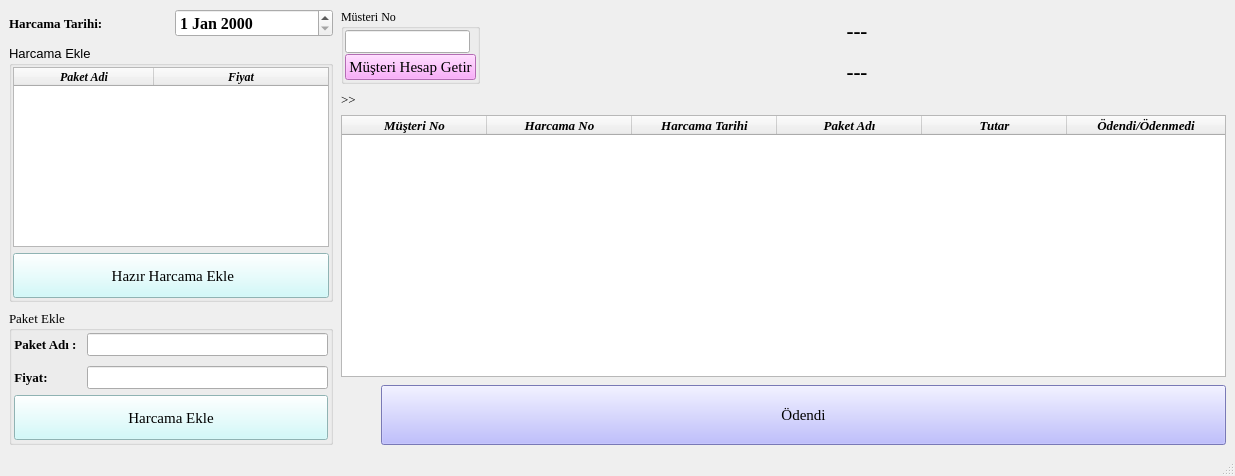
<?xml version="1.0" encoding="UTF-8"?>
<ui version="4.0">
 <class>hesap_MainWindow</class>
 <widget class="QMainWindow" name="hesap_MainWindow">
  <property name="geometry">
   <rect>
    <x>0</x>
    <y>0</y>
    <width>1235</width>
    <height>476</height>
   </rect>
  </property>
  <property name="windowTitle">
   <string>Hesap Ekranı</string>
  </property>
  <widget class="QWidget" name="centralwidget">
   <layout class="QGridLayout" name="gridLayout_5">
    <item row="0" column="0">
     <layout class="QHBoxLayout" name="horizontalLayout_2" stretch="22,60">
      <property name="spacing">
       <number>8</number>
      </property>
      <item>
       <layout class="QVBoxLayout" name="verticalLayout_2">
        <property name="sizeConstraint">
         <enum>QLayout::SetFixedSize</enum>
        </property>
        <item>
         <layout class="QHBoxLayout" name="horizontalLayout">
          <item>
           <widget class="QLabel" name="label">
            <property name="font">
             <font>
              <family>Times New Roman</family>
              <pointsize>10</pointsize>
              <weight>75</weight>
              <bold>true</bold>
             </font>
            </property>
            <property name="text">
             <string>Harcama Tarihi:</string>
            </property>
           </widget>
          </item>
          <item>
           <widget class="QDateEdit" name="harcama_dateEdit">
            <property name="font">
             <font>
              <family>Times New Roman</family>
              <pointsize>12</pointsize>
              <weight>75</weight>
              <bold>true</bold>
             </font>
            </property>
           </widget>
          </item>
         </layout>
        </item>
        <item>
         <widget class="QGroupBox" name="groupBox">
          <property name="minimumSize">
           <size>
            <width>125</width>
            <height>0</height>
           </size>
          </property>
          <property name="font">
           <font>
            <pointsize>10</pointsize>
           </font>
          </property>
          <property name="title">
           <string>Harcama Ekle</string>
          </property>
          <layout class="QGridLayout" name="gridLayout_2">
           <property name="leftMargin">
            <number>1</number>
           </property>
           <property name="topMargin">
            <number>1</number>
           </property>
           <property name="rightMargin">
            <number>1</number>
           </property>
           <property name="bottomMargin">
            <number>1</number>
           </property>
           <item row="0" column="0">
            <layout class="QGridLayout" name="gridLayout">
             <item row="0" column="0">
              <widget class="QTableWidget" name="paketlerTablosu">
               <property name="sizePolicy">
                <sizepolicy hsizetype="Preferred" vsizetype="Preferred">
                 <horstretch>98</horstretch>
                 <verstretch>100</verstretch>
                </sizepolicy>
               </property>
               <property name="minimumSize">
                <size>
                 <width>120</width>
                 <height>0</height>
                </size>
               </property>
               <property name="maximumSize">
                <size>
                 <width>350</width>
                 <height>1677721</height>
                </size>
               </property>
               <property name="font">
                <font>
                 <family>Times New Roman</family>
                 <pointsize>9</pointsize>
                 <weight>75</weight>
                 <italic>true</italic>
                 <bold>true</bold>
                </font>
               </property>
               <property name="editTriggers">
                <set>QAbstractItemView::NoEditTriggers</set>
               </property>
               <property name="alternatingRowColors">
                <bool>true</bool>
               </property>
               <property name="selectionMode">
                <enum>QAbstractItemView::SingleSelection</enum>
               </property>
               <property name="selectionBehavior">
                <enum>QAbstractItemView::SelectRows</enum>
               </property>
               <property name="verticalScrollMode">
                <enum>QAbstractItemView::ScrollPerPixel</enum>
               </property>
               <property name="horizontalScrollMode">
                <enum>QAbstractItemView::ScrollPerPixel</enum>
               </property>
               <property name="gridStyle">
                <enum>Qt::NoPen</enum>
               </property>
               <property name="rowCount">
                <number>0</number>
               </property>
               <property name="columnCount">
                <number>2</number>
               </property>
               <attribute name="horizontalHeaderDefaultSectionSize">
                <number>140</number>
               </attribute>
               <attribute name="horizontalHeaderShowSortIndicator" stdset="0">
                <bool>false</bool>
               </attribute>
               <attribute name="horizontalHeaderStretchLastSection">
                <bool>true</bool>
               </attribute>
               <attribute name="verticalHeaderVisible">
                <bool>false</bool>
               </attribute>
               <attribute name="verticalHeaderDefaultSectionSize">
                <number>25</number>
               </attribute>
               <attribute name="verticalHeaderMinimumSectionSize">
                <number>20</number>
               </attribute>
               <attribute name="verticalHeaderStretchLastSection">
                <bool>false</bool>
               </attribute>
               <column>
                <property name="text">
                 <string>Paket Adi</string>
                </property>
               </column>
               <column>
                <property name="text">
                 <string>Fiyat</string>
                </property>
               </column>
              </widget>
             </item>
             <item row="1" column="0">
              <widget class="QPushButton" name="harcamaEkle_pushButton">
               <property name="sizePolicy">
                <sizepolicy hsizetype="Expanding" vsizetype="Fixed">
                 <horstretch>0</horstretch>
                 <verstretch>0</verstretch>
                </sizepolicy>
               </property>
               <property name="minimumSize">
                <size>
                 <width>120</width>
                 <height>45</height>
                </size>
               </property>
               <property name="font">
                <font>
                 <family>Times New Roman</family>
                 <pointsize>11</pointsize>
                </font>
               </property>
               <property name="styleSheet">
                <string notr="true">background-color:rgb(200, 250, 250)</string>
               </property>
               <property name="text">
                <string> Hazır Harcama Ekle</string>
               </property>
              </widget>
             </item>
            </layout>
           </item>
          </layout>
         </widget>
        </item>
        <item>
         <widget class="QGroupBox" name="groupBox_2">
          <property name="font">
           <font>
            <family>Times New Roman</family>
            <pointsize>10</pointsize>
           </font>
          </property>
          <property name="title">
           <string>Paket Ekle</string>
          </property>
          <layout class="QGridLayout" name="gridLayout_3">
           <property name="leftMargin">
            <number>2</number>
           </property>
           <property name="topMargin">
            <number>2</number>
           </property>
           <property name="rightMargin">
            <number>2</number>
           </property>
           <property name="bottomMargin">
            <number>2</number>
           </property>
           <item row="0" column="0">
            <layout class="QFormLayout" name="formLayout">
             <property name="horizontalSpacing">
              <number>10</number>
             </property>
             <property name="verticalSpacing">
              <number>10</number>
             </property>
             <item row="0" column="0">
              <widget class="QLabel" name="label_3">
               <property name="font">
                <font>
                 <family>Times New Roman</family>
                 <pointsize>10</pointsize>
                 <weight>75</weight>
                 <bold>true</bold>
                </font>
               </property>
               <property name="text">
                <string>Paket Adı :</string>
               </property>
               <property name="alignment">
                <set>Qt::AlignCenter</set>
               </property>
              </widget>
             </item>
             <item row="0" column="1">
              <widget class="QLineEdit" name="paketEkleadi_lineEdit">
               <property name="sizePolicy">
                <sizepolicy hsizetype="Expanding" vsizetype="Fixed">
                 <horstretch>0</horstretch>
                 <verstretch>0</verstretch>
                </sizepolicy>
               </property>
               <property name="font">
                <font>
                 <family>Times New Roman</family>
                 <pointsize>10</pointsize>
                 <weight>75</weight>
                 <bold>true</bold>
                </font>
               </property>
               <property name="inputMask">
                <string/>
               </property>
               <property name="maxLength">
                <number>100</number>
               </property>
              </widget>
             </item>
             <item row="1" column="0">
              <widget class="QLabel" name="label_4">
               <property name="font">
                <font>
                 <family>Times New Roman</family>
                 <pointsize>10</pointsize>
                 <weight>75</weight>
                 <bold>true</bold>
                </font>
               </property>
               <property name="text">
                <string>Fiyat:</string>
               </property>
               <property name="alignment">
                <set>Qt::AlignCenter</set>
               </property>
              </widget>
             </item>
             <item row="1" column="1">
              <widget class="QLineEdit" name="paketEklefiyat_lineEdit">
               <property name="sizePolicy">
                <sizepolicy hsizetype="Expanding" vsizetype="Fixed">
                 <horstretch>0</horstretch>
                 <verstretch>0</verstretch>
                </sizepolicy>
               </property>
               <property name="font">
                <font>
                 <family>Times New Roman</family>
                 <pointsize>10</pointsize>
                 <weight>75</weight>
                 <bold>true</bold>
                </font>
               </property>
               <property name="inputMask">
                <string/>
               </property>
               <property name="maxLength">
                <number>15</number>
               </property>
              </widget>
             </item>
            </layout>
           </item>
           <item row="1" column="0">
            <widget class="QPushButton" name="ozelharcamaEkle_pushButton">
             <property name="sizePolicy">
              <sizepolicy hsizetype="Expanding" vsizetype="Fixed">
               <horstretch>0</horstretch>
               <verstretch>0</verstretch>
              </sizepolicy>
             </property>
             <property name="minimumSize">
              <size>
               <width>0</width>
               <height>45</height>
              </size>
             </property>
             <property name="font">
              <font>
               <family>Times New Roman</family>
               <pointsize>11</pointsize>
              </font>
             </property>
             <property name="styleSheet">
              <string notr="true">background-color:rgb(200, 250, 250)</string>
             </property>
             <property name="text">
              <string>Harcama Ekle</string>
             </property>
            </widget>
           </item>
          </layout>
         </widget>
        </item>
       </layout>
      </item>
      <item>
       <layout class="QVBoxLayout" name="verticalLayout_3">
        <item>
         <layout class="QHBoxLayout" name="horizontalLayout_4">
          <item>
           <widget class="QGroupBox" name="groupBox_3">
            <property name="font">
             <font>
              <family>Times New Roman</family>
              <pointsize>9</pointsize>
             </font>
            </property>
            <property name="title">
             <string>Müsteri No</string>
            </property>
            <layout class="QGridLayout" name="gridLayout_4">
             <property name="leftMargin">
              <number>1</number>
             </property>
             <property name="topMargin">
              <number>1</number>
             </property>
             <property name="rightMargin">
              <number>1</number>
             </property>
             <property name="bottomMargin">
              <number>1</number>
             </property>
             <property name="spacing">
              <number>1</number>
             </property>
             <item row="0" column="0">
              <layout class="QVBoxLayout" name="verticalLayout_4">
               <property name="sizeConstraint">
                <enum>QLayout::SetDefaultConstraint</enum>
               </property>
               <item>
                <widget class="QLineEdit" name="musteriNo_lineEdit">
                 <property name="sizePolicy">
                  <sizepolicy hsizetype="Fixed" vsizetype="Fixed">
                   <horstretch>0</horstretch>
                   <verstretch>0</verstretch>
                  </sizepolicy>
                 </property>
                 <property name="font">
                  <font>
                   <family>Times New Roman</family>
                   <pointsize>10</pointsize>
                   <weight>75</weight>
                   <bold>true</bold>
                  </font>
                 </property>
                 <property name="inputMask">
                  <string/>
                 </property>
                 <property name="maxLength">
                  <number>100</number>
                 </property>
                </widget>
               </item>
               <item>
                <widget class="QPushButton" name="hesapgetir_pushButton">
                 <property name="sizePolicy">
                  <sizepolicy hsizetype="Preferred" vsizetype="Fixed">
                   <horstretch>0</horstretch>
                   <verstretch>0</verstretch>
                  </sizepolicy>
                 </property>
                 <property name="minimumSize">
                  <size>
                   <width>0</width>
                   <height>0</height>
                  </size>
                 </property>
                 <property name="font">
                  <font>
                   <family>Times New Roman</family>
                   <pointsize>11</pointsize>
                  </font>
                 </property>
                 <property name="styleSheet">
                  <string notr="true">background-color:rgb(250, 150, 250)</string>
                 </property>
                 <property name="text">
                  <string>Müşteri Hesap Getir</string>
                 </property>
                </widget>
               </item>
              </layout>
             </item>
            </layout>
           </widget>
          </item>
          <item>
           <layout class="QVBoxLayout" name="verticalLayout_5">
            <item>
             <widget class="QLabel" name="Tarihbaslik_label">
              <property name="font">
               <font>
                <family>Times New Roman</family>
                <pointsize>16</pointsize>
                <weight>75</weight>
                <bold>true</bold>
               </font>
              </property>
              <property name="text">
               <string>---</string>
              </property>
              <property name="alignment">
               <set>Qt::AlignCenter</set>
              </property>
             </widget>
            </item>
            <item>
             <widget class="QLabel" name="baslik_label">
              <property name="sizePolicy">
               <sizepolicy hsizetype="Expanding" vsizetype="Fixed">
                <horstretch>0</horstretch>
                <verstretch>0</verstretch>
               </sizepolicy>
              </property>
              <property name="font">
               <font>
                <family>Times New Roman</family>
                <pointsize>16</pointsize>
                <weight>75</weight>
                <bold>true</bold>
               </font>
              </property>
              <property name="text">
               <string>---</string>
              </property>
              <property name="alignment">
               <set>Qt::AlignCenter</set>
              </property>
             </widget>
            </item>
           </layout>
          </item>
         </layout>
        </item>
        <item>
         <widget class="QLabel" name="bilgilendirme">
          <property name="font">
           <font>
            <family>Times New Roman</family>
            <pointsize>10</pointsize>
            <weight>50</weight>
            <bold>false</bold>
           </font>
          </property>
          <property name="text">
           <string>&gt;&gt;</string>
          </property>
         </widget>
        </item>
        <item>
         <layout class="QVBoxLayout" name="verticalLayout">
          <item>
           <widget class="QTableWidget" name="hesaplarTablosu">
            <property name="sizePolicy">
             <sizepolicy hsizetype="Preferred" vsizetype="Expanding">
              <horstretch>98</horstretch>
              <verstretch>100</verstretch>
             </sizepolicy>
            </property>
            <property name="minimumSize">
             <size>
              <width>600</width>
              <height>0</height>
             </size>
            </property>
            <property name="maximumSize">
             <size>
              <width>1677721</width>
              <height>1677721</height>
             </size>
            </property>
            <property name="font">
             <font>
              <family>Times New Roman</family>
              <pointsize>10</pointsize>
              <weight>75</weight>
              <italic>true</italic>
              <bold>true</bold>
             </font>
            </property>
            <property name="editTriggers">
             <set>QAbstractItemView::NoEditTriggers</set>
            </property>
            <property name="alternatingRowColors">
             <bool>true</bool>
            </property>
            <property name="selectionMode">
             <enum>QAbstractItemView::SingleSelection</enum>
            </property>
            <property name="selectionBehavior">
             <enum>QAbstractItemView::SelectRows</enum>
            </property>
            <property name="verticalScrollMode">
             <enum>QAbstractItemView::ScrollPerPixel</enum>
            </property>
            <property name="horizontalScrollMode">
             <enum>QAbstractItemView::ScrollPerPixel</enum>
            </property>
            <property name="gridStyle">
             <enum>Qt::NoPen</enum>
            </property>
            <property name="rowCount">
             <number>1</number>
            </property>
            <property name="columnCount">
             <number>6</number>
            </property>
            <attribute name="horizontalHeaderDefaultSectionSize">
             <number>145</number>
            </attribute>
            <attribute name="horizontalHeaderShowSortIndicator" stdset="0">
             <bool>false</bool>
            </attribute>
            <attribute name="horizontalHeaderStretchLastSection">
             <bool>true</bool>
            </attribute>
            <attribute name="verticalHeaderVisible">
             <bool>false</bool>
            </attribute>
            <attribute name="verticalHeaderDefaultSectionSize">
             <number>35</number>
            </attribute>
            <attribute name="verticalHeaderMinimumSectionSize">
             <number>25</number>
            </attribute>
            <attribute name="verticalHeaderStretchLastSection">
             <bool>false</bool>
            </attribute>
            <row>
             <property name="text">
              <string>New Row</string>
             </property>
            </row>
            <column>
             <property name="text">
              <string>Müşteri No</string>
             </property>
            </column>
            <column>
             <property name="text">
              <string>Harcama No</string>
             </property>
            </column>
            <column>
             <property name="text">
              <string>Harcama Tarihi</string>
             </property>
            </column>
            <column>
             <property name="text">
              <string>Paket Adı</string>
             </property>
            </column>
            <column>
             <property name="text">
              <string>Tutar</string>
             </property>
            </column>
            <column>
             <property name="text">
              <string>Ödendi/Ödenmedi</string>
             </property>
            </column>
            <item row="0" column="3">
             <property name="text">
              <string/>
             </property>
            </item>
           </widget>
          </item>
          <item>
           <layout class="QHBoxLayout" name="horizontalLayout_3">
            <item>
             <spacer name="horizontalSpacer">
              <property name="orientation">
               <enum>Qt::Horizontal</enum>
              </property>
              <property name="sizeType">
               <enum>QSizePolicy::Fixed</enum>
              </property>
              <property name="sizeHint" stdset="0">
               <size>
                <width>40</width>
                <height>20</height>
               </size>
              </property>
             </spacer>
            </item>
            <item>
             <widget class="QPushButton" name="odendi_pushButton">
              <property name="sizePolicy">
               <sizepolicy hsizetype="Minimum" vsizetype="Fixed">
                <horstretch>0</horstretch>
                <verstretch>0</verstretch>
               </sizepolicy>
              </property>
              <property name="minimumSize">
               <size>
                <width>0</width>
                <height>60</height>
               </size>
              </property>
              <property name="font">
               <font>
                <family>Times New Roman</family>
                <pointsize>11</pointsize>
               </font>
              </property>
              <property name="styleSheet">
               <string notr="true">background-color:rgb(170, 170, 255)</string>
              </property>
              <property name="text">
               <string>Ödendi</string>
              </property>
             </widget>
            </item>
           </layout>
          </item>
         </layout>
        </item>
       </layout>
      </item>
     </layout>
    </item>
   </layout>
  </widget>
  <widget class="QMenuBar" name="menubar">
   <property name="geometry">
    <rect>
     <x>0</x>
     <y>0</y>
     <width>1235</width>
     <height>26</height>
    </rect>
   </property>
  </widget>
  <widget class="QStatusBar" name="statusbar"/>
 </widget>
 <resources/>
 <connections/>
</ui>
